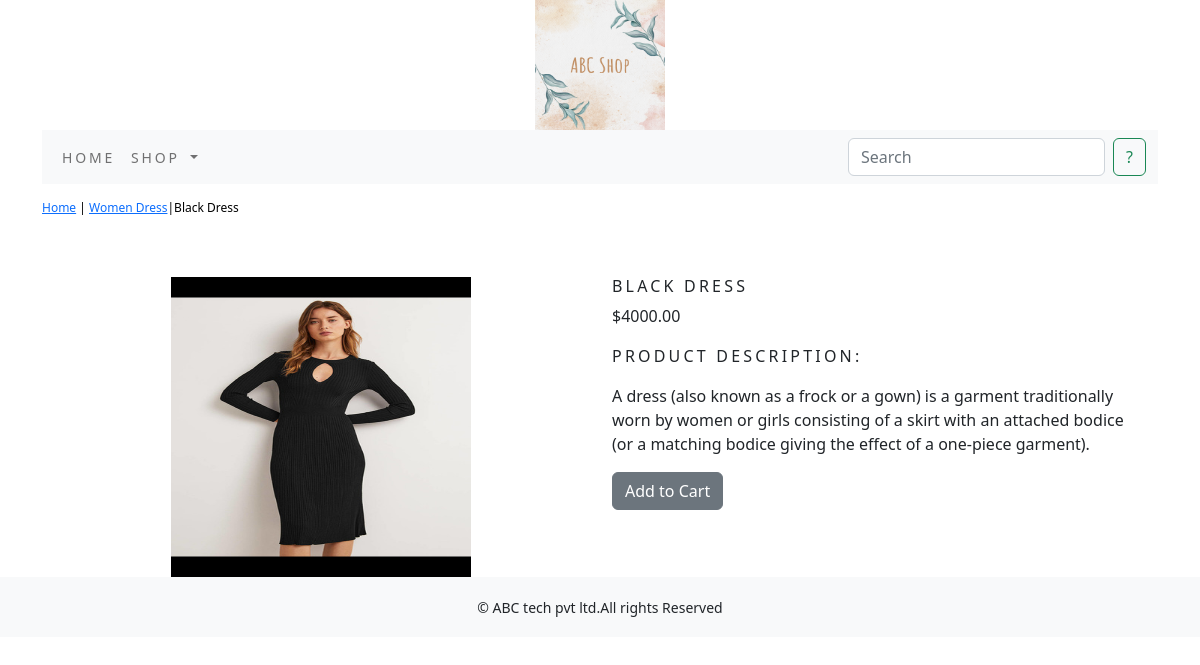
/shop/cotton-dress/black-dress/, run on the app's committed database.
### shop/models.py (models this page shows, shortened)
class Product(models.Model):
    name = models.CharField(max_length=250, unique=True)
    slug = models.SlugField(max_length=250, unique=True)
    description = models.TextField(blank=True)
    price = models.DecimalField(max_digits=10,decimal_places=2)
    category = models.ForeignKey(Category,on_delete=models.CASCADE)
    image = models.ImageField(upload_to='product',blank=True)
    stock = models.IntegerField()
    available = models.BooleanField(default=True)
    created = models.DateTimeField(auto_now_add=True)
    updated = models.DateTimeField(auto_now=True)
    class Meta:
        ordering = ('name',)
        verbose_name = 'product'
        verbose_name_plural = 'products'

class Category(models.Model):
    name = models.CharField(max_length=250,unique=True)
    slug = models.SlugField(max_length=250,unique=True)
    description = models.TextField(blank=True)
    image = models.ImageField(upload_to='category',blank=True)
    class Meta:
        ordering = ('name',)
        verbose_name = 'category'
        verbose_name_plural = 'categories'
    def get_url(self):
        return reverse('shop:product_by_category',args=[self.slug])
    def __str__(self):
        return '{}'.format(self.name)

### shop/views.py (the view)
# urls.py: path('<slug:c_slug>/<slug:product_slug>/',views.proDetail,name='prodCatdetail'),
def proDetail(request,c_slug,product_slug):
    try:
        product = Product.objects.get(category__slug=c_slug,slug=product_slug)
    except Exception as e:
        raise e
    return render(request,'product.html',{'product':product})

### cart/context_processors.py (called while the page is built)
def counter(request):
    item_count = 0
    if 'admin' in request.path:
        return {}
    else:
        try:
            cart = Cart.objects.filter(cart_id=_cart_id(request))
            cart_items = CartItem.objects.all().filter(cart=cart[:1])
            for cart_item in cart_items:
                item_count += cart_item.quantity
        except Cart.DoesNotExist:
            item_count = 0
    return dict(item_count=item_count)

### cart/views.py (called while the page is built)
def _cart_id(request):
    cart = request.session.session_key
    if not cart:
        cart = request.session.create()
    return cart

### shop/context_processors.py (called while the page is built)
def menu_links(request):
    links = Category.objects.all()
    return dict(links=links)

### templates/product.html (shortened to what this page needs)
{% extends 'base.html' %}
{% load static %}
{% block content %}
<div class="row my_prod_row_class">
    <div class="mx-auto">
        <p><a href="{% url 'shop:allProdCat' %}">Home</a> | <a href="{{product.category.get_url}}">{{product.category}}</a>|{{product.name}}</p>
    </div>
</div>
<div class="container">
<br>
<div class="row">
    <div class="col-12 col-sm-12 col-md-12 col-lg-6 text-center">
        <div style="min-width:18rem">
            <img src="{{product.image.url}}" alt="{{product.name}}" width="300" height="300">
        </div>
    </div>
        <div class="col-12 col-sm-12 col-md-12 col-lg-6">
            <h1 class="my_prod_title">{{product.name}}</h1>
            <p>${{product.price}}</p>
            <p class="my_title">Product Description:</p>
            <p class="text-justify my_prod_text">{{product.description}}</p>
            {% if product.stock <= 0 %}
            <p class="text-justify my_prod_text"><b>Out of Stock</b></p>
            {% else %}
            <a class="btn btn-secondary" href="{% url 'cart:add_cart' product.id %}">Add to Cart</a>
            {% endif %}
        </div>
    </div>
</div>
</div>
{% endblock %}

### static/css/custom.css (style rules this page uses)
body { font-family: 'Roboto', sans-serif; }
.my_title { font-size:16px; text-transform : uppercase; letter-spacing : .2em; }
.my_prod_row_class { padding-top:15px; padding-bottom:20px; }
.my_prod_row_class .mx-auto { color:#000; font-size:12px; text-decoration:none; }
.my_prod_title { font-size:16px; text-transform : uppercase; letter-spacing : .2em; padding-top:15px padding-bottom:10px; }
.my_prod_text { padding-right:20px; }

### data on the page
Product: category "Women Dress", name "Black Dress", image (picture), name "BLACK DRESS", price "4000.00", description "A dress (also known as a frock or a gown) is a garment traditionally worn by women or girls consisting of a skirt with an attached bodice (or a matching bodice giving the effect of a one-piece garment)."
